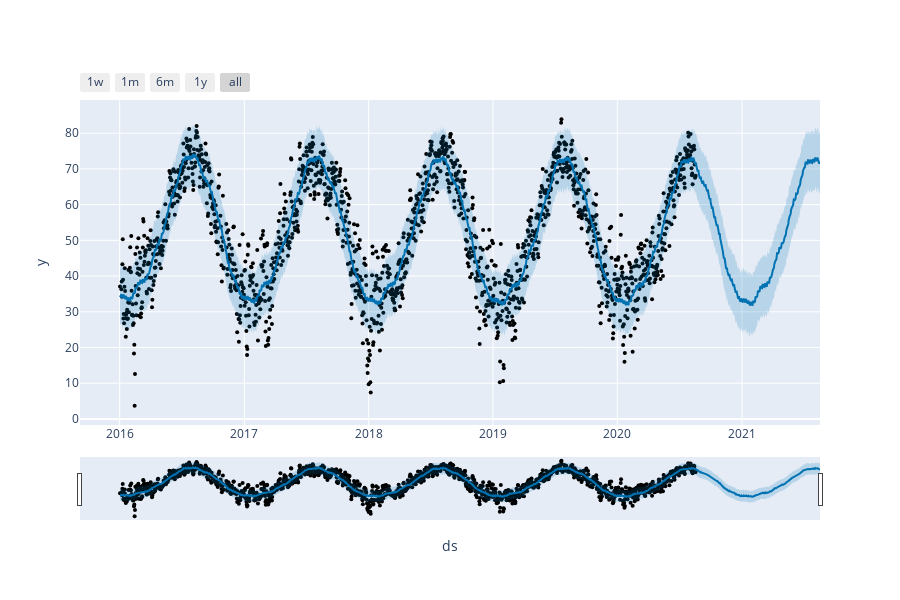

The notebook cell this image was saved under:
### Markdown cell above
## Plot weather forecast

### Code cell
my_plot=plot_plotly(m, forecast)

my_plot

### Figure 1 — Plotly figure (JSON) as saved in the notebook; plotly's stock layout.template omitted (floating-point values rounded to 4 significant figures; data arrays with more than 128 entries replaced by an {"elided": "..."} marker saying what was removed)
{"data": [{"marker": {"color": "black", "size": 4}, "mode": "markers", "name": "Actual", "type": "scatter", "x": {"elided": "1675 str values"}, "y": {"elided": "1675 float values"}}, {"hoverinfo": "skip", "line": {"width": 0}, "mode": "lines", "type": "scatter", "x": {"elided": "2040 str values"}, "y": {"elided": "2040 float values"}}, {"fill": "tonexty", "fillcolor": "rgba(0, 114, 178, 0.2)", "line": {"color": "#0072B2", "width": 2}, "mode": "lines", "name": "Predicted", "type": "scatter", "x": {"elided": "2040 str values"}, "y": {"elided": "2040 float values"}}, {"fill": "tonexty", "fillcolor": "rgba(0, 114, 178, 0.2)", "hoverinfo": "skip", "line": {"width": 0}, "mode": "lines", "type": "scatter", "x": {"elided": "2040 str values"}, "y": {"elided": "2040 float values"}}], "layout": {"height": 600, "showlegend": false, "width": 900, "xaxis": {"rangeselector": {"buttons": [{"count": 7, "label": "1w", "step": "day", "stepmode": "backward"}, {"count": 1, "label": "1m", "step": "month", "stepmode": "backward"}, {"count": 6, "label": "6m", "step": "month", "stepmode": "backward"}, {"count": 1, "label": "1y", "step": "year", "stepmode": "backward"}, {"step": "all"}]}, "rangeslider": {"visible": true}, "title": {"text": "ds"}, "type": "date"}, "yaxis": {"title": {"text": "y"}}}}
